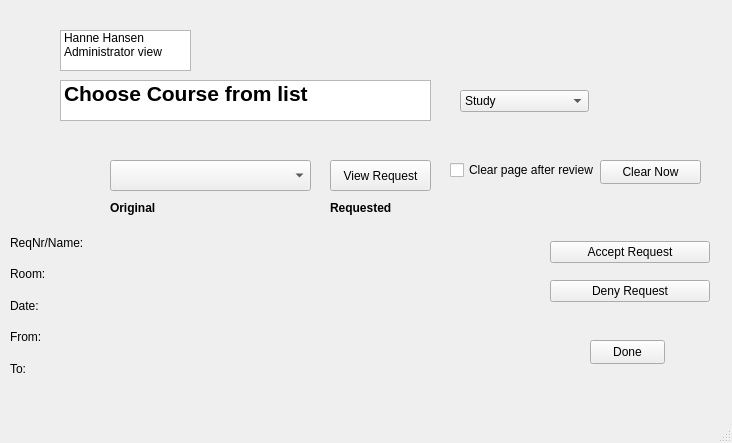
<?xml version="1.0" encoding="UTF-8"?>
<ui version="4.0">
 <class>MainWindow</class>
 <widget class="QMainWindow" name="MainWindow">
  <property name="geometry">
   <rect>
    <x>0</x>
    <y>0</y>
    <width>732</width>
    <height>443</height>
   </rect>
  </property>
  <property name="windowTitle">
   <string>MainWindow</string>
  </property>
  <widget class="QWidget" name="centralwidget">
   <widget class="QListWidget" name="month">
    <property name="geometry">
     <rect>
      <x>60</x>
      <y>80</y>
      <width>371</width>
      <height>41</height>
     </rect>
    </property>
    <item>
     <property name="text">
      <string>Choose Course from list</string>
     </property>
     <property name="font">
      <font>
       <pointsize>16</pointsize>
       <bold>true</bold>
      </font>
     </property>
    </item>
   </widget>
   <widget class="QComboBox" name="studyCombo">
    <property name="geometry">
     <rect>
      <x>460</x>
      <y>90</y>
      <width>129</width>
      <height>22</height>
     </rect>
    </property>
    <item>
     <property name="text">
      <string>Study</string>
     </property>
    </item>
    <item>
     <property name="text">
      <string>Health &amp; informatics</string>
     </property>
    </item>
    <item>
     <property name="text">
      <string>Farmacy</string>
     </property>
    </item>
    <item>
     <property name="text">
      <string>Data Science</string>
     </property>
    </item>
    <item>
     <property name="text">
      <string>Chemistry</string>
     </property>
    </item>
   </widget>
   <widget class="QListWidget" name="header">
    <property name="geometry">
     <rect>
      <x>60</x>
      <y>30</y>
      <width>131</width>
      <height>41</height>
     </rect>
    </property>
    <item>
     <property name="text">
      <string>Hanne Hansen</string>
     </property>
    </item>
    <item>
     <property name="text">
      <string>Administrator view</string>
     </property>
    </item>
   </widget>
   <widget class="QPushButton" name="donePushButton">
    <property name="geometry">
     <rect>
      <x>590</x>
      <y>340</y>
      <width>75</width>
      <height>24</height>
     </rect>
    </property>
    <property name="text">
     <string>Done</string>
    </property>
   </widget>
   <widget class="QWidget" name="verticalLayoutWidget">
    <property name="geometry">
     <rect>
      <x>550</x>
      <y>230</y>
      <width>160</width>
      <height>83</height>
     </rect>
    </property>
    <layout class="QVBoxLayout" name="verticalLayout">
     <item>
      <widget class="QPushButton" name="acceptPush">
       <property name="text">
        <string>Accept Request</string>
       </property>
      </widget>
     </item>
     <item>
      <widget class="QPushButton" name="denyPush">
       <property name="text">
        <string>Deny Request</string>
       </property>
      </widget>
     </item>
    </layout>
   </widget>
   <widget class="QComboBox" name="comboLect">
    <property name="geometry">
     <rect>
      <x>110</x>
      <y>160</y>
      <width>201</width>
      <height>31</height>
     </rect>
    </property>
   </widget>
   <widget class="QWidget" name="verticalLayoutWidget_2">
    <property name="geometry">
     <rect>
      <x>110</x>
      <y>230</y>
      <width>201</width>
      <height>151</height>
     </rect>
    </property>
    <layout class="QVBoxLayout" name="verticalLayout_2">
     <item>
      <widget class="QLabel" name="labName">
       <property name="text">
        <string/>
       </property>
      </widget>
     </item>
     <item>
      <widget class="QLabel" name="labRoom">
       <property name="text">
        <string/>
       </property>
      </widget>
     </item>
     <item>
      <widget class="QLabel" name="labDate">
       <property name="text">
        <string/>
       </property>
      </widget>
     </item>
     <item>
      <widget class="QLabel" name="labFrom">
       <property name="text">
        <string/>
       </property>
      </widget>
     </item>
     <item>
      <widget class="QLabel" name="labUntil">
       <property name="text">
        <string/>
       </property>
      </widget>
     </item>
    </layout>
   </widget>
   <widget class="QWidget" name="verticalLayoutWidget_3">
    <property name="geometry">
     <rect>
      <x>330</x>
      <y>230</y>
      <width>201</width>
      <height>151</height>
     </rect>
    </property>
    <layout class="QVBoxLayout" name="verticalLayout_3">
     <item>
      <widget class="QLabel" name="labName_2">
       <property name="text">
        <string/>
       </property>
      </widget>
     </item>
     <item>
      <widget class="QLabel" name="labRoom_2">
       <property name="text">
        <string/>
       </property>
      </widget>
     </item>
     <item>
      <widget class="QLabel" name="labDate_2">
       <property name="text">
        <string/>
       </property>
      </widget>
     </item>
     <item>
      <widget class="QLabel" name="labFrom_2">
       <property name="text">
        <string/>
       </property>
      </widget>
     </item>
     <item>
      <widget class="QLabel" name="labUntil_2">
       <property name="text">
        <string/>
       </property>
      </widget>
     </item>
    </layout>
   </widget>
   <widget class="QPushButton" name="viewPush">
    <property name="geometry">
     <rect>
      <x>330</x>
      <y>160</y>
      <width>101</width>
      <height>31</height>
     </rect>
    </property>
    <property name="text">
     <string>View Request</string>
    </property>
   </widget>
   <widget class="QLabel" name="label">
    <property name="geometry">
     <rect>
      <x>110</x>
      <y>200</y>
      <width>81</width>
      <height>16</height>
     </rect>
    </property>
    <property name="text">
     <string>&lt;html&gt;&lt;head/&gt;&lt;body&gt;&lt;p&gt;&lt;span style=&quot; font-weight:700;&quot;&gt;Original&lt;/span&gt;&lt;/p&gt;&lt;/body&gt;&lt;/html&gt;</string>
    </property>
   </widget>
   <widget class="QLabel" name="label_2">
    <property name="geometry">
     <rect>
      <x>330</x>
      <y>200</y>
      <width>91</width>
      <height>16</height>
     </rect>
    </property>
    <property name="text">
     <string>&lt;html&gt;&lt;head/&gt;&lt;body&gt;&lt;p&gt;&lt;span style=&quot; font-weight:700;&quot;&gt;Requested&lt;/span&gt;&lt;/p&gt;&lt;/body&gt;&lt;/html&gt;</string>
    </property>
   </widget>
   <widget class="QWidget" name="verticalLayoutWidget_4">
    <property name="geometry">
     <rect>
      <x>10</x>
      <y>230</y>
      <width>81</width>
      <height>151</height>
     </rect>
    </property>
    <layout class="QVBoxLayout" name="verticalLayout_4">
     <item>
      <widget class="QLabel" name="labName_3">
       <property name="text">
        <string>ReqNr/Name:</string>
       </property>
      </widget>
     </item>
     <item>
      <widget class="QLabel" name="labRoom_3">
       <property name="text">
        <string>Room:</string>
       </property>
      </widget>
     </item>
     <item>
      <widget class="QLabel" name="labDate_3">
       <property name="text">
        <string>Date:</string>
       </property>
      </widget>
     </item>
     <item>
      <widget class="QLabel" name="labFrom_3">
       <property name="text">
        <string>From:</string>
       </property>
      </widget>
     </item>
     <item>
      <widget class="QLabel" name="labUntil_3">
       <property name="text">
        <string>To:</string>
       </property>
      </widget>
     </item>
    </layout>
   </widget>
   <widget class="QCheckBox" name="checkBox">
    <property name="enabled">
     <bool>true</bool>
    </property>
    <property name="geometry">
     <rect>
      <x>450</x>
      <y>160</y>
      <width>151</width>
      <height>20</height>
     </rect>
    </property>
    <property name="text">
     <string>Clear page after review</string>
    </property>
   </widget>
   <widget class="QPushButton" name="clearPush">
    <property name="geometry">
     <rect>
      <x>600</x>
      <y>160</y>
      <width>101</width>
      <height>24</height>
     </rect>
    </property>
    <property name="text">
     <string>Clear Now</string>
    </property>
   </widget>
  </widget>
  <widget class="QMenuBar" name="menubar">
   <property name="geometry">
    <rect>
     <x>0</x>
     <y>0</y>
     <width>732</width>
     <height>22</height>
    </rect>
   </property>
  </widget>
  <widget class="QStatusBar" name="statusbar"/>
 </widget>
 <resources/>
 <connections/>
</ui>
